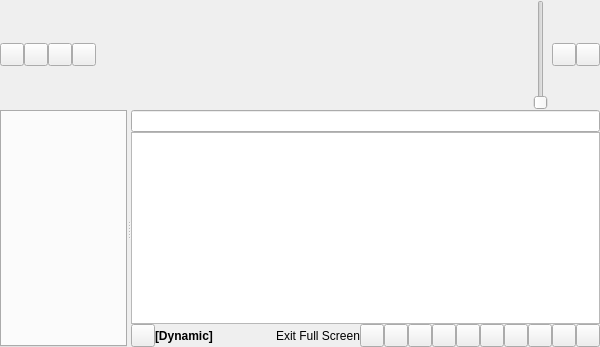
<?xml version="1.0" encoding="UTF-8"?>
<ui version="4.0">
 <class>MainWindow</class>
 <widget class="QWidget" name="MainWindow">
  <property name="geometry">
   <rect>
    <x>0</x>
    <y>0</y>
    <width>600</width>
    <height>347</height>
   </rect>
  </property>
  <layout class="QVBoxLayout" name="verticalLayout">
   <property name="spacing">
    <number>0</number>
   </property>
   <property name="margin">
    <number>0</number>
   </property>
   <item>
    <widget class="QWidget" name="toolbar" native="true">
     <layout class="QHBoxLayout" name="toolbarLayout">
      <property name="spacing">
       <number>0</number>
      </property>
      <property name="margin">
       <number>0</number>
      </property>
      <item>
       <widget class="ToolButton" name="prevTrackButton"/>
      </item>
      <item>
       <widget class="ToolButton" name="playPauseTrackButton"/>
      </item>
      <item>
       <widget class="ToolButton" name="stopTrackButton"/>
      </item>
      <item>
       <widget class="ToolButton" name="nextTrackButton"/>
      </item>
      <item>
       <widget class="CoverWidget" name="coverWidget"/>
      </item>
      <item>
       <widget class="NowPlayingWidget" name="nowPlaying"/>
      </item>
      <item>
       <spacer name="volumeSliderSpacera">
        <property name="orientation">
         <enum>Qt::Horizontal</enum>
        </property>
        <property name="sizeType">
         <enum>QSizePolicy::Fixed</enum>
        </property>
        <property name="sizeHint" stdset="0">
         <size>
          <width>4</width>
          <height>4</height>
         </size>
        </property>
       </spacer>
      </item>
      <item>
       <widget class="VolumeSlider" name="volumeSlider"/>
      </item>
      <item>
       <spacer name="volumeSliderSpacer">
        <property name="orientation">
         <enum>Qt::Horizontal</enum>
        </property>
        <property name="sizeType">
         <enum>QSizePolicy::Fixed</enum>
        </property>
        <property name="sizeHint" stdset="0">
         <size>
          <width>4</width>
          <height>4</height>
         </size>
        </property>
       </spacer>
      </item>
      <item>
       <widget class="ToolButton" name="songInfoButton"/>
      </item>
      <item>
       <widget class="MenuButton" name="menuButton"/>
      </item>
     </layout>
    </widget>
   </item>
   <item>
    <widget class="MessageWidget" name="messageWidget"/>
   </item>
   <item>
    <widget class="QStackedWidget" name="stack">
     <property name="currentIndex">
      <number>0</number>
     </property>
     <widget class="AutohidingSplitter" name="splitter">
      <property name="enabled">
       <bool>true</bool>
      </property>
      <property name="sizePolicy">
       <sizepolicy hsizetype="MinimumExpanding" vsizetype="MinimumExpanding">
        <horstretch>0</horstretch>
        <verstretch>0</verstretch>
       </sizepolicy>
      </property>
      <property name="orientation">
       <enum>Qt::Horizontal</enum>
      </property>
      <widget class="QWidget" name="tabWidgetContainer">
       <layout class="QVBoxLayout" name="vlayout">
        <property name="spacing">
         <number>0</number>
        </property>
        <property name="leftMargin">
         <number>0</number>
        </property>
        <property name="topMargin">
         <number>0</number>
        </property>
        <property name="rightMargin">
         <number>0</number>
        </property>
        <property name="bottomMargin">
         <number>0</number>
        </property>
        <item>
         <widget class="FancyTabWidget" name="tabWidget">
          <property name="minimumSize">
           <size>
            <width>32</width>
            <height>32</height>
           </size>
          </property>
         </widget>
        </item>
       </layout>
      </widget>
      <widget class="QWidget" name="playQueueWidget">
       <property name="sizePolicy">
        <sizepolicy hsizetype="Expanding" vsizetype="Expanding">
         <horstretch>2</horstretch>
         <verstretch>0</verstretch>
        </sizepolicy>
       </property>
       <layout class="QVBoxLayout" name="vlayoutx">
        <property name="spacing">
         <number>0</number>
        </property>
        <property name="margin">
         <number>0</number>
        </property>
        <item>
         <widget class="SearchWidget" name="playQueueSearchWidget"/>
        </item>
        <item>
         <widget class="PlayQueueView" name="playQueue"/>
        </item>
        <item>
         <layout class="QHBoxLayout" name="hlayout">
          <property name="spacing">
           <number>0</number>
          </property>
          <property name="margin">
           <number>0</number>
          </property>
          <item>
           <widget class="ToolButton" name="stopDynamicButton"/>
          </item>
          <item>
           <widget class="QLabel" name="dynamicLabel">
            <property name="font">
             <font>
              <weight>75</weight>
              <bold>true</bold>
             </font>
            </property>
            <property name="text">
             <string>[Dynamic]</string>
            </property>
           </widget>
          </item>
          <item>
           <widget class="SqueezedTextLabel" name="playQueueStatsLabel"/>
          </item>
          <item>
           <spacer>
            <property name="orientation">
             <enum>Qt::Horizontal</enum>
            </property>
            <property name="sizeHint" stdset="0">
             <size>
              <width>6</width>
              <height>2</height>
             </size>
            </property>
           </spacer>
          </item>
          <item>
           <widget class="UrlLabel" name="fullScreenLabel">
            <property name="text">
             <string>Exit Full Screen</string>
            </property>
           </widget>
          </item>
          <item>
           <widget class="ScrobblingLove" name="loveTrack"/>
          </item>
          <item>
           <widget class="ScrobblingStatus" name="scrobblingStatus"/>
          </item>
          <item>
          <widget class="ToolButton" name="streamPlayButton">
           <property name="checkable">
            <bool>true</bool>
           </property>
           <property name="checked">
            <bool>false</bool>
           </property>
          </widget>
          </item>
          <item>
           <widget class="ToolButton" name="repeatButton">
            <property name="checkable">
             <bool>true</bool>
            </property>
            <property name="checked">
             <bool>false</bool>
            </property>
           </widget>
          </item>
          <item>
           <widget class="ToolButton" name="singleButton">
            <property name="checkable">
             <bool>true</bool>
            </property>
            <property name="checked">
             <bool>false</bool>
            </property>
           </widget>
          </item>
          <item>
           <widget class="ToolButton" name="randomButton">
            <property name="checkable">
             <bool>true</bool>
            </property>
           </widget>
          </item>
          <item>
           <widget class="ToolButton" name="consumeButton">
            <property name="checkable">
             <bool>true</bool>
            </property>
           </widget>
          </item>
          <item>
           <widget class="SpacerWidget" name="midSpacer" native="true"/>
          </item>
          <item>
           <widget class="ToolButton" name="centerPlayQueueButton"/>
          </item>
          <item>
           <widget class="ToolButton" name="savePlayQueueButton"/>
          </item>
          <item>
           <widget class="SpacerWidget" name="horizontalSpacer_4" native="true"/>
          </item>
          <item>
           <widget class="ToolButton" name="clearPlayQueueButton"/>
          </item>
          <item>
           <widget class="SizeWidget" name="sizeWidget"/>
          </item>
          <item>
           <widget class="SizeGrip" name="sizeGrip" native="true"/>
          </item>
         </layout>
        </item>
       </layout>
      </widget>
     </widget>
     <widget class="ContextWidget" name="context"/>
    </widget>
   </item>
  </layout>
 </widget>
 <customwidgets>
  <customwidget>
   <class>SqueezedTextLabel</class>
   <extends>QLabel</extends>
   <header>support/squeezedtextlabel.h</header>
  </customwidget>
  <customwidget>
   <class>NowPlayingWidget</class>
   <extends>QWidget</extends>
   <header>widgets/nowplayingwidget.h</header>
  </customwidget>
  <customwidget>
   <class>PlayQueueView</class>
   <extends>QTreeView</extends>
   <header>widgets/playqueueview.h</header>
  </customwidget>
  <customwidget>
   <class>FancyTabWidget</class>
   <extends>QTabWidget</extends>
   <header>support/fancytabwidget.h</header>
   <container>1</container>
  </customwidget>
  <customwidget>
   <class>MessageWidget</class>
   <extends>QFrame</extends>
   <header>support/messagewidget.h</header>
   <container>1</container>
  </customwidget>
  <customwidget>
   <class>AutohidingSplitter</class>
   <extends>QSplitter</extends>
   <header>widgets/autohidingsplitter.h</header>
   <container>1</container>
  </customwidget>
  <customwidget>
   <class>MenuButton</class>
   <extends>QToolButton</extends>
   <header>widgets/menubutton.h</header>
  </customwidget>
  <customwidget>
   <class>ToolButton</class>
   <extends>QToolButton</extends>
   <header>widgets/toolbutton.h</header>
  </customwidget>
  <customwidget>
   <class>ContextWidget</class>
   <extends>QWidget</extends>
   <header>context/contextwidget.h</header>
  </customwidget>
  <customwidget>
   <class>SearchWidget</class>
   <extends>QLineEdit</extends>
   <header>widgets/searchwidget.h</header>
  </customwidget>
  <customwidget>
   <class>SpacerWidget</class>
   <extends>QWidget</extends>
   <header>widgets/spacerwidget.h</header>
  </customwidget>
  <customwidget>
   <class>SizeWidget</class>
   <extends>QWidget</extends>
   <header>widgets/sizewidget.h</header>
  </customwidget>
  <customwidget>
   <class>SizeGrip</class>
   <extends>QWidget</extends>
   <header>widgets/sizegrip.h</header>
  </customwidget>
  <customwidget>
   <class>CoverWidget</class>
   <extends>QLabel</extends>
   <header>widgets/coverwidget.h</header>
  </customwidget>
  <customwidget>
   <class>VolumeSlider</class>
   <extends>QSlider</extends>
   <header>widgets/volumeslider.h</header>
  </customwidget>
  <customwidget>
   <class>ScrobblingStatus</class>
   <extends>QToolButton</extends>
   <header>scrobbling/scrobblingstatus.h</header>
  </customwidget>
  <customwidget>
   <class>ScrobblingLove</class>
   <extends>QToolButton</extends>
   <header>scrobbling/scrobblinglove.h</header>
  </customwidget>
  <customwidget>
   <class>UrlLabel</class>
   <extends>QLabel</extends>
   <header>support/urllabel.h</header>
  </customwidget>
 </customwidgets>
 <resources/>
 <connections/>
</ui>
